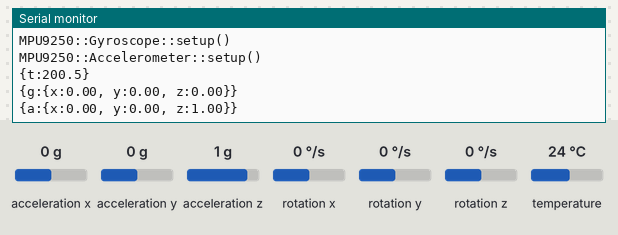
Recording of a sketch running on a simulated Arduino Uno, built with avr-gcc and run on an emulated ATmega328P. Parts: the last lines printed to the serial monitor. Wiring (inferred from the names in the program): MPU-9250 motion sensor at I2C address 0x68. The inputs (shaded band) are chosen by the test bench; at power-on: acceleration x 0 g, acceleration y 0 g, acceleration z 1 g, rotation x 0 °/s, rotation y 0 °/s, rotation z 0 °/s, temperature 24 °C.

Above: at 1.8 s.
1.9 s: acceleration x set to -1.4 g
At 4.3 s:
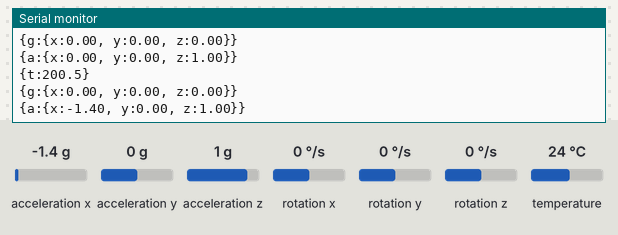
5.8 s: acceleration y set to -1.4 g
At 8.1 s:
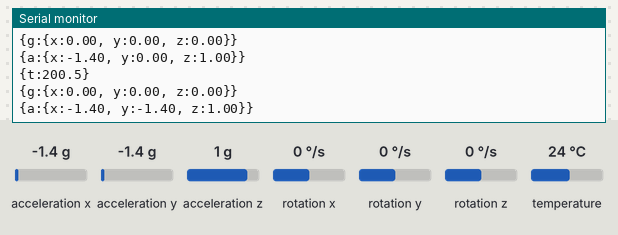
9.7 s: acceleration z set to -1.4 g
At 10.8 s:
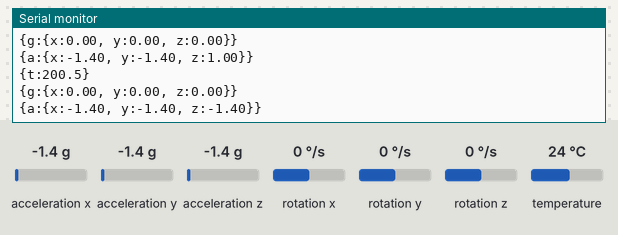
13.6 s: rotation x set to -192 °/s
At 16.4 s:
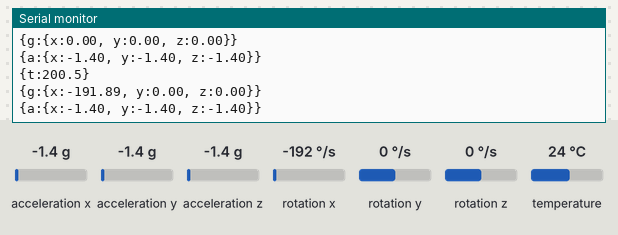
17.5 s: rotation y set to -192 °/s
At 19.3 s:
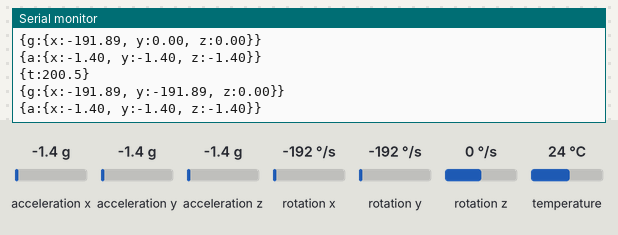

Measured:
- after the input at 1.9 s, the serial monitor: prints a new line after 1.9 s (image 1)
- after the input at 5.8 s, the serial monitor: prints a new line after 0.98 s (image 2)
- after the input at 9.7 s, the serial monitor: prints a new line after 0.09 s (image 3)
- after the input at 13.6 s, the serial monitor: prints a new line after 2.2 s (image 4)
- after the input at 17.5 s, the serial monitor: prints a new line after 1.3 s (image 5)

The sketch:

main.ino
```cpp
#include "Types.h"
#include "Lights.h"
#include "MPU9250.h"

uint8_t counter = 0;
Lights lights;
Bus bus(MPU9250_DEFAULT_ADDRESS);
MPU9250 mpu(bus);

void setup()
{
    Serial.begin(9600);
    while (!Serial); // Wait for Serial Monitor to connect
    bus.start();
    lights.setup();
    mpu.setup();
}

void loop()
{
    //Types::printSizeof();
    lights.shift();

#if 1
    if (false)
    {
        static uint8_t counter = 0;
        char buffer[50];
        sprintf(buffer, "UPDATING[%d]", ++counter);
        Serial.println(buffer);
    }
    mpu.update();
#endif

    delay(3000);
}
```

Bus.h
```cpp
#pragma once

#include "Types.h"
#include <Wire.h>

TwoWire& _wire = Wire;

class Bus
{
public:
    Bus(uint8_t address)
        : _address(address)
    {
    }

    void start()
    {
        Wire.begin();
    }

    void writeByte(uint8_t subAddress, uint8_t data)
    {
        _wire.beginTransmission(_address);    // Initialize the Tx buffer
        _wire.write(subAddress);             // Put slave register address in Tx buffer
        _wire.write(data);                   // Put data in Tx buffer
        _err = _wire.endTransmission();  // Send the Tx buffer
        if (_err) printError();
    }

    uint8_t readByte(uint8_t subAddress)
    {
        uint8_t data = 0;                     // `data` will store the register data
        _wire.beginTransmission(_address);    // Initialize the Tx buffer
        _wire.write(subAddress);              // Put slave register address in Tx buffer
        _err = _wire.endTransmission(false);  // Send the Tx buffer, but send a restart to keep connection alive
        if (_err) printError();
        _wire.requestFrom(_address, (size_t)1);       // Read one byte from slave register address
        if (_wire.available()) data = _wire.read();  // Fill Rx buffer with result
        return data;                                 // Return data read from slave register
    }

    void readBytes(uint8_t subAddress, uint8_t count, uint8_t* dest)
    {
        _wire.beginTransmission(_address);    // Initialize the Tx buffer
        _wire.write(subAddress);              // Put slave register address in Tx buffer
        _err = _wire.endTransmission(false);  // Send the Tx buffer, but send a restart to keep connection alive
        if (_err) printError();
        uint8_t i = 0;
        _wire.requestFrom(_address, count);   // Read bytes from slave register address
        while (_wire.available()) {
            dest[i++] = _wire.read();
        }  // Put read results in the Rx buffer
    }

    void writeByte(uint8_t address, uint8_t subAddress, uint8_t data)
    {
        _wire.beginTransmission(address);    // Initialize the Tx buffer
        _wire.write(subAddress);             // Put slave register address in Tx buffer
        _wire.write(data);                   // Put data in Tx buffer
        _err = _wire.endTransmission();      // Send the Tx buffer
        if (_err) printError();
    }

    uint8_t readByte(uint8_t address, uint8_t subAddress)
    {
        uint8_t data = 0;                     // `data` will store the register data
        _wire.beginTransmission(address);     // Initialize the Tx buffer
        _wire.write(subAddress);              // Put slave register address in Tx buffer
        _err = _wire.endTransmission(false);  // Send the Tx buffer, but send a restart to keep connection alive
        if (_err) printError();
        _wire.requestFrom(address, (size_t)1);       // Read one byte from slave register address
        if (_wire.available()) data = _wire.read();  // Fill Rx buffer with result
        return data;                                 // Return data read from slave register
    }

    void readBytes(uint8_t address, uint8_t subAddress, uint8_t count, uint8_t* dest)
    {
        _wire.beginTransmission(address);     // Initialize the Tx buffer
        _wire.write(subAddress);              // Put slave register address in Tx buffer
        _err = _wire.endTransmission(false);  // Send the Tx buffer, but send a restart to keep connection alive
        if (_err) printError();
        uint8_t i = 0;
        _wire.requestFrom(address, count);  // Read bytes from slave register address
        while (_wire.available()) {
            dest[i++] = _wire.read();
        }  // Put read results in the Rx buffer
    }

    void printError()
    {
        if (_err == 7) return;  // to avoid stickbreaker-i2c branch's error code
        Serial.print("I2C ERROR CODE: ");
        Serial.println(_err);
    }

    uint8_t _address;
    uint8_t _err;
};
```

Led.h
```cpp
#pragma once

class Led
{
public:
    Led(uint8_t pin, bool on = false)
        : _pin(pin)
        , _on(on)
    {
    }

    void setup()
    {
        pinMode(_pin, OUTPUT);
        write();
    }

    bool isOn() const
    {
        return _on;
    }

    bool isOff() const
    {
        return !_on;
    }

    void set(bool on)
    {
        _on = on;
        write();
    }

    void setOn()
    {
        _on = true;
        write();
    }

    void setOff()
    {
        _on = false;
        write();
    }

    bool toggle()
    {
        _on = !_on;
        write();
        return _on;
    }

private:
    uint8_t _pin;
    bool    _on;
    void write()
    {
        digitalWrite(_pin, _on ? HIGH : LOW);
    }
};
```

Lights.h
```cpp
#pragma once

#include "Led.h"

class Lights
{
public:
    static constexpr uint8_t COUNT = 2;

    enum
    {
        RED = 0,
        YELLOW
    };

    Lights()
    {
    }

    void setup()
    {
        for(uint8_t i=0; i<COUNT; ++i)
        {
            _leds[i].setup();
        }
    }

    void shift()
    {
        static uint8_t counter = 0;
        uint8_t rem = counter % COUNT;
        ++counter;
        for(uint8_t i=0; i<COUNT; ++i)
        {
            _leds[i].setOff();
        }
        _leds[rem].setOn();
    }

    Led& red()
    {
        return _leds[RED];
    }

    Led& yellow()
    {
        return _leds[YELLOW];
    }

private:
    Led _leds[COUNT] = {{21}, {20}};
};
```

Types.h
```cpp
#pragma once

class Types
{
public:
    static void printSizeof()
    {
        char buffer[50];

        sprintf(buffer, "sizeof(void):%d", sizeof(void));
        Serial.println(buffer);

        sprintf(buffer, "sizeof(void*):%d", sizeof(void*));
        Serial.println(buffer);

        sprintf(buffer, "sizeof(char):%d", sizeof(char));
        Serial.println(buffer);

        sprintf(buffer, "sizeof(int):%d", sizeof(int));
        Serial.println(buffer);

        sprintf(buffer, "sizeof(long):%d", sizeof(long));
        Serial.println(buffer);

        sprintf(buffer, "sizeof(float):%d", sizeof(float));
        Serial.println(buffer);

        sprintf(buffer, "sizeof(bool):%d", sizeof(bool));
        Serial.println(buffer);
    }
};
```

Source omitted: MPU9250.h (30161 bytes)
